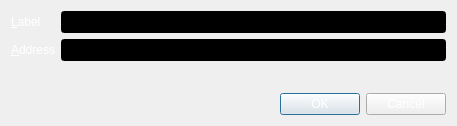
<?xml version="1.0" encoding="UTF-8"?>
<ui version="4.0">
 <class>EditAddressDialog</class>
 <widget class="QDialog" name="EditAddressDialog">
  <property name="geometry">
   <rect>
    <x>0</x>
    <y>0</y>
    <width>457</width>
    <height>126</height>
   </rect>
  </property>
  <property name="windowTitle">
   <string>Edit Address</string>
  </property>
  <property name="styleSheet">
   <string notr="true">background-image: url(:/images/splash);
color: rgb(255, 255, 255);</string>
  </property>
  <layout class="QVBoxLayout" name="verticalLayout">
   <item>
    <layout class="QFormLayout" name="formLayout">
     <property name="fieldGrowthPolicy">
      <enum>QFormLayout::AllNonFixedFieldsGrow</enum>
     </property>
     <item row="0" column="0">
      <widget class="QLabel" name="label">
       <property name="text">
        <string>&amp;Label</string>
       </property>
       <property name="buddy">
        <cstring>labelEdit</cstring>
       </property>
      </widget>
     </item>
     <item row="0" column="1">
      <widget class="QLineEdit" name="labelEdit">
       <property name="toolTip">
        <string>The label associated with this address book entry</string>
       </property>
       <property name="styleSheet">
        <string notr="true">background-color: rgb(0, 0, 0);
color: rgb(255, 255, 255);</string>
       </property>
      </widget>
     </item>
     <item row="1" column="0">
      <widget class="QLabel" name="label_2">
       <property name="text">
        <string>&amp;Address</string>
       </property>
       <property name="buddy">
        <cstring>addressEdit</cstring>
       </property>
      </widget>
     </item>
     <item row="1" column="1">
      <widget class="QLineEdit" name="addressEdit">
       <property name="toolTip">
        <string>The address associated with this address book entry. This can only be modified for sending addresses.</string>
       </property>
       <property name="styleSheet">
        <string notr="true">background-color: rgb(0, 0, 0);
color: rgb(255, 255, 255);</string>
       </property>
       <property name="text">
        <string/>
       </property>
      </widget>
     </item>
    </layout>
   </item>
   <item>
    <widget class="QDialogButtonBox" name="buttonBox">
     <property name="orientation">
      <enum>Qt::Horizontal</enum>
     </property>
     <property name="standardButtons">
      <set>QDialogButtonBox::Cancel|QDialogButtonBox::Ok</set>
     </property>
    </widget>
   </item>
  </layout>
 </widget>
 <resources/>
 <connections>
  <connection>
   <sender>buttonBox</sender>
   <signal>accepted()</signal>
   <receiver>EditAddressDialog</receiver>
   <slot>accept()</slot>
   <hints>
    <hint type="sourcelabel">
     <x>248</x>
     <y>254</y>
    </hint>
    <hint type="destinationlabel">
     <x>157</x>
     <y>274</y>
    </hint>
   </hints>
  </connection>
  <connection>
   <sender>buttonBox</sender>
   <signal>rejected()</signal>
   <receiver>EditAddressDialog</receiver>
   <slot>reject()</slot>
   <hints>
    <hint type="sourcelabel">
     <x>316</x>
     <y>260</y>
    </hint>
    <hint type="destinationlabel">
     <x>286</x>
     <y>274</y>
    </hint>
   </hints>
  </connection>
 </connections>
</ui>
